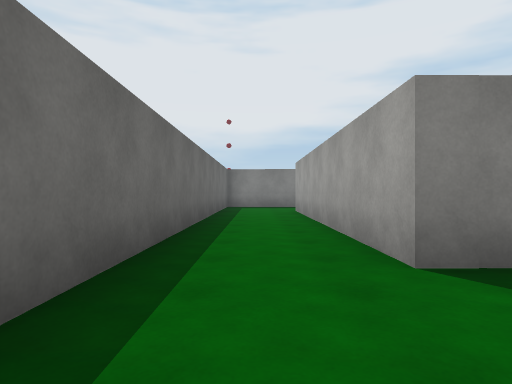
[1] (above)

16 first-person views from a walk through a 3-D level made in the Unity game engine. The camera is 1.2 m above the floor, looks level and sees 75° across. The floor is counted in squares, 2 m on a side. Each view is taken from the middle of a square. On the plan, view 1 faces up. The plan holds only what a view shows up to about 10 squares ahead; the rest is blank. The place goes on beyond the plan. The player is left out. Surface patterns are stand-ins for the level's own textures.

[2]
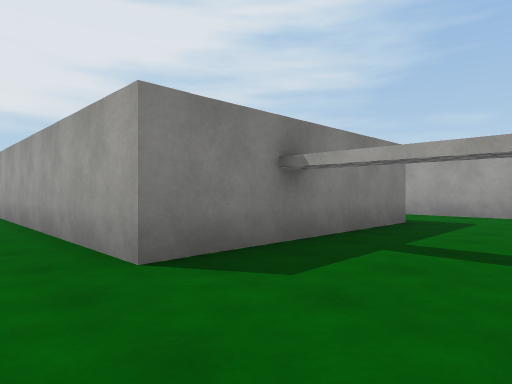

[3]
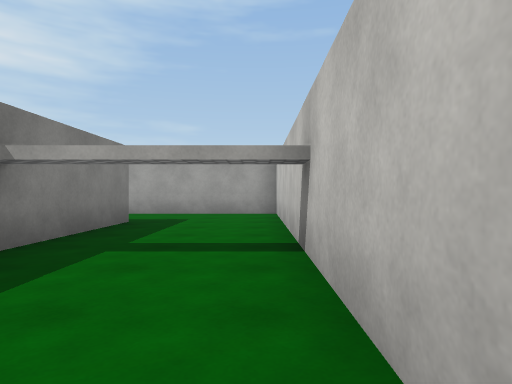

[4]
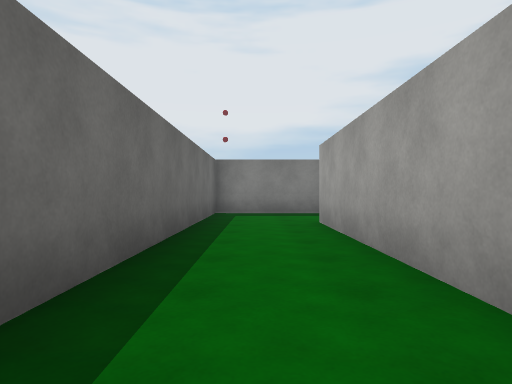

[5]
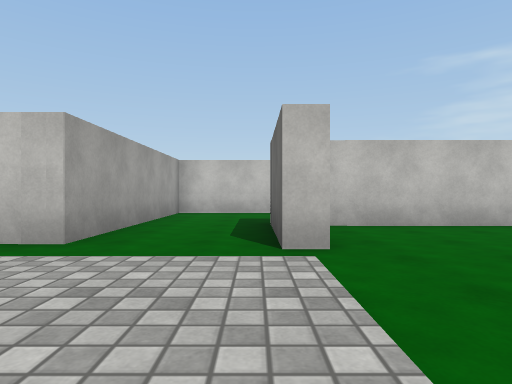

[6]
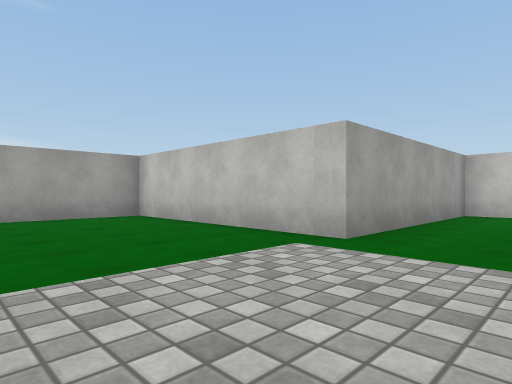

[7]
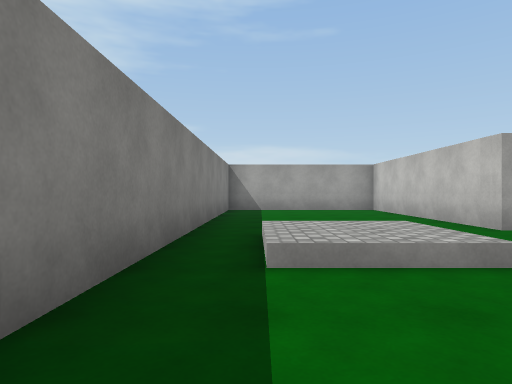

[8]
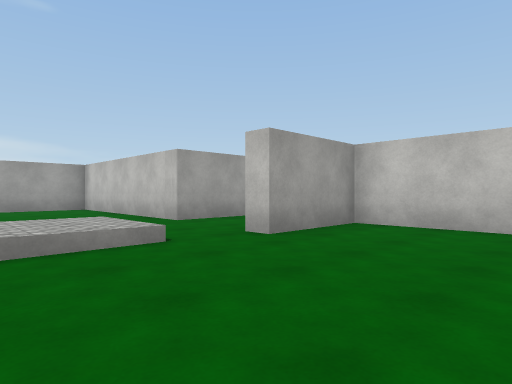

[9]
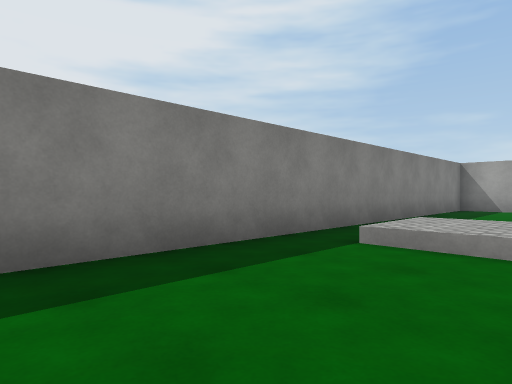

[10]
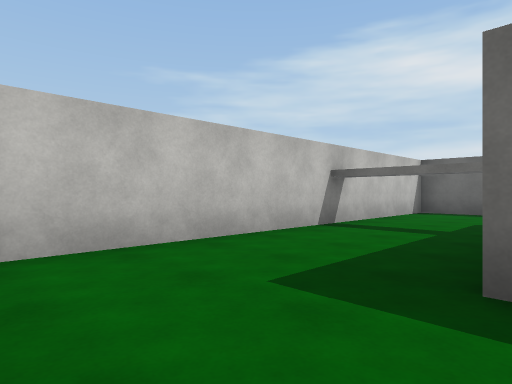

[11]
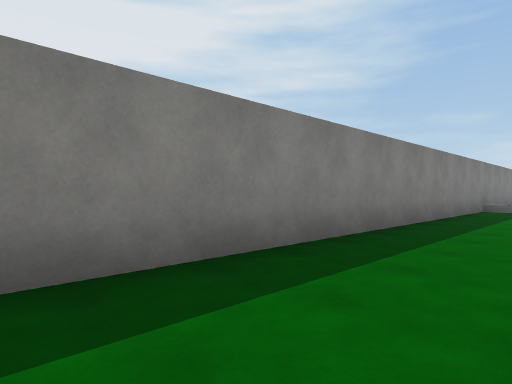

[12]
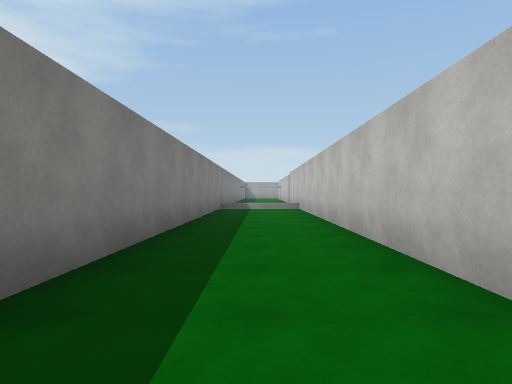

[13]
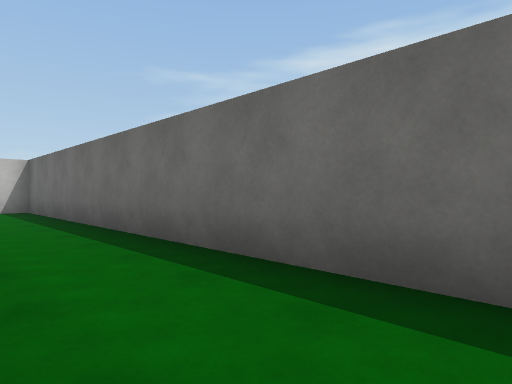

[14]
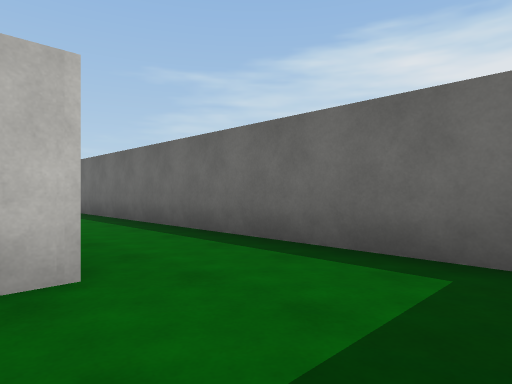

[15]
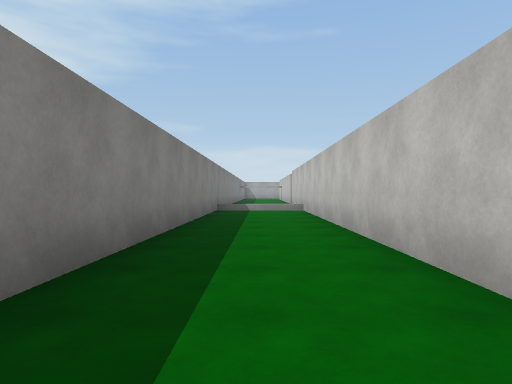

[16]
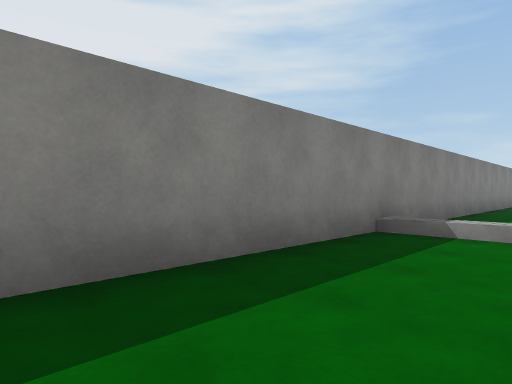

### Floor plan
Key: @ floor where view 1 was taken; # wall or solid block; . main floor; : floor 0.5 m higher than the main floor; / step, stairs or slope.
Columns run from 1 left of view 1 to 19 right of it. Each row starts with its distance up from view 1.
 14 #######
 13 #.....###############
 12 #............/  ...
 11 #............
 10 #..##############
  9 #..#....//......#
  8 #..#....::......#
  7 #..#....//......#
  6 #..#............#
  5 #..#....#..######
  4 #..#....#..#
  3 #..######..#
  2 #..........#
  1 #..........#
  0 #@.........#
 -1 ############

Positions as (right, up) in squares from view 1, and headings:
1: (0, 0), facing up
2: (0, 0), facing up-right
3: (0, 0), facing right
4: (0, 4), facing up
5: (7, 9), facing down
6: (7, 9), facing down-right
7: (4, 9), facing right
8: (3, 9), facing down-right
9: (3, 7), facing up-right
10: (9, 3), facing down-left
11: (0, 11), facing up-right
12: (0, 12), facing right
13: (1, 11), facing down-left
14: (2, 13), facing down-left
15: (1, 12), facing right
16: (7, 11), facing up-right
